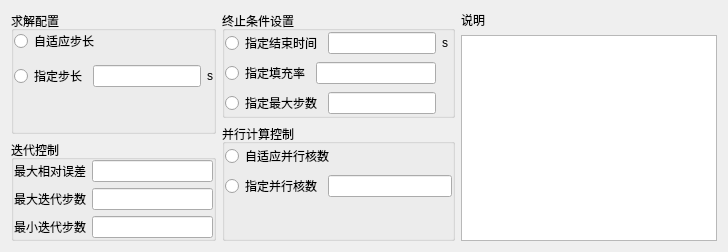
      <widget class="QWidget" name="tab_computing">
       <attribute name="title">
        <string>求解配置</string>
       </attribute>
       <layout class="QHBoxLayout" name="horizontalLayout_28">
        <item>
         <widget class="QFrame" name="frame_38">
          <property name="frameShape">
           <enum>QFrame::NoFrame</enum>
          </property>
          <property name="frameShadow">
           <enum>QFrame::Raised</enum>
          </property>
          <layout class="QVBoxLayout" name="verticalLayout_30">
           <property name="leftMargin">
            <number>0</number>
           </property>
           <property name="topMargin">
            <number>0</number>
           </property>
           <property name="rightMargin">
            <number>0</number>
           </property>
           <property name="bottomMargin">
            <number>0</number>
           </property>
           <item>
            <widget class="QGroupBox" name="groupBox_5">
             <property name="title">
              <string>求解配置</string>
             </property>
             <layout class="QVBoxLayout" name="verticalLayout_33">
              <property name="leftMargin">
               <number>0</number>
              </property>
              <property name="topMargin">
               <number>0</number>
              </property>
              <property name="rightMargin">
               <number>0</number>
              </property>
              <property name="bottomMargin">
               <number>0</number>
              </property>
              <item>
               <widget class="QFrame" name="frame_41">
                <property name="minimumSize">
                 <size>
                  <width>0</width>
                  <height>27</height>
                 </size>
                </property>
                <property name="frameShape">
                 <enum>QFrame::NoFrame</enum>
                </property>
                <property name="frameShadow">
                 <enum>QFrame::Raised</enum>
                </property>
                <widget class="QRadioButton" name="radioButton_timeStepAdaptedOn">
                 <property name="geometry">
                  <rect>
                   <x>0</x>
                   <y>0</y>
                   <width>102</width>
                   <height>20</height>
                  </rect>
                 </property>
                 <property name="text">
                  <string>自适应步长</string>
                 </property>
                </widget>
               </widget>
              </item>
              <item>
               <widget class="QFrame" name="frame_42">
                <property name="frameShape">
                 <enum>QFrame::NoFrame</enum>
                </property>
                <property name="frameShadow">
                 <enum>QFrame::Raised</enum>
                </property>
                <layout class="QHBoxLayout" name="horizontalLayout_29">
                 <property name="leftMargin">
                  <number>0</number>
                 </property>
                 <property name="topMargin">
                  <number>0</number>
                 </property>
                 <property name="rightMargin">
                  <number>0</number>
                 </property>
                 <property name="bottomMargin">
                  <number>0</number>
                 </property>
                 <item>
                  <widget class="QRadioButton" name="radioButton_timeStepFixedOn">
                   <property name="text">
                    <string>指定步长</string>
                   </property>
                  </widget>
                 </item>
                 <item>
                  <widget class="QLineEdit" name="lineEdit_timeStepFixedOn"/>
                 </item>
                 <item>
                  <widget class="QLabel" name="label_36">
                   <property name="text">
                    <string>s</string>
                   </property>
                  </widget>
                 </item>
                </layout>
               </widget>
              </item>
              <item>
               <spacer name="verticalSpacer_9">
                <property name="orientation">
                 <enum>Qt::Vertical</enum>
                </property>
                <property name="sizeHint" stdset="0">
                 <size>
                  <width>20</width>
                  <height>40</height>
                 </size>
                </property>
               </spacer>
              </item>
             </layout>
            </widget>
           </item>
           <item>
            <widget class="QGroupBox" name="groupBox_6">
             <property name="title">
              <string>迭代控制</string>
             </property>
             <layout class="QVBoxLayout" name="verticalLayout_34">
              <property name="leftMargin">
               <number>0</number>
              </property>
              <property name="topMargin">
               <number>0</number>
              </property>
              <property name="rightMargin">
               <number>0</number>
              </property>
              <property name="bottomMargin">
               <number>0</number>
              </property>
              <item>
               <widget class="QFrame" name="frame_43">
                <property name="frameShape">
                 <enum>QFrame::NoFrame</enum>
                </property>
                <property name="frameShadow">
                 <enum>QFrame::Raised</enum>
                </property>
                <layout class="QHBoxLayout" name="horizontalLayout_36">
                 <property name="leftMargin">
                  <number>0</number>
                 </property>
                 <property name="topMargin">
                  <number>0</number>
                 </property>
                 <property name="rightMargin">
                  <number>0</number>
                 </property>
                 <property name="bottomMargin">
                  <number>0</number>
                 </property>
                 <item>
                  <widget class="QLabel" name="label_37">
                   <property name="text">
                    <string>最大相对误差</string>
                   </property>
                  </widget>
                 </item>
                 <item>
                  <widget class="QLineEdit" name="lineEdit_IterationMaximumRelativeError"/>
                 </item>
                </layout>
               </widget>
              </item>
              <item>
               <widget class="QFrame" name="frame_44">
                <property name="frameShape">
                 <enum>QFrame::NoFrame</enum>
                </property>
                <property name="frameShadow">
                 <enum>QFrame::Raised</enum>
                </property>
                <layout class="QHBoxLayout" name="horizontalLayout_37">
                 <property name="leftMargin">
                  <number>0</number>
                 </property>
                 <property name="topMargin">
                  <number>0</number>
                 </property>
                 <property name="rightMargin">
                  <number>0</number>
                 </property>
                 <property name="bottomMargin">
                  <number>0</number>
                 </property>
                 <item>
                  <widget class="QLabel" name="label_38">
                   <property name="text">
                    <string>最大迭代步数</string>
                   </property>
                  </widget>
                 </item>
                 <item>
                  <widget class="QLineEdit" name="lineEdit_IterationMaximumStepCount"/>
                 </item>
                </layout>
               </widget>
              </item>
              <item>
               <widget class="QFrame" name="frame_49">
                <property name="frameShape">
                 <enum>QFrame::NoFrame</enum>
                </property>
                <property name="frameShadow">
                 <enum>QFrame::Raised</enum>
                </property>
                <layout class="QHBoxLayout" name="horizontalLayout_42">
                 <property name="leftMargin">
                  <number>0</number>
                 </property>
                 <property name="topMargin">
                  <number>0</number>
                 </property>
                 <property name="rightMargin">
                  <number>0</number>
                 </property>
                 <property name="bottomMargin">
                  <number>0</number>
                 </property>
                 <item>
                  <widget class="QLabel" name="label_42">
                   <property name="text">
                    <string>最小迭代步数</string>
                   </property>
                  </widget>
                 </item>
                 <item>
                  <widget class="QLineEdit" name="lineEdit_IterationMinimumStepCount"/>
                 </item>
                </layout>
               </widget>
              </item>
             </layout>
            </widget>
           </item>
          </layout>
         </widget>
        </item>
        <item>
         <widget class="QFrame" name="frame_39">
          <property name="frameShape">
           <enum>QFrame::NoFrame</enum>
          </property>
          <property name="frameShadow">
           <enum>QFrame::Raised</enum>
          </property>
          <layout class="QVBoxLayout" name="verticalLayout_31">
           <property name="leftMargin">
            <number>0</number>
           </property>
           <property name="topMargin">
            <number>0</number>
           </property>
           <property name="rightMargin">
            <number>0</number>
           </property>
           <property name="bottomMargin">
            <number>0</number>
           </property>
           <item>
            <widget class="QGroupBox" name="groupBox_7">
             <property name="title">
              <string>终止条件设置</string>
             </property>
             <layout class="QVBoxLayout" name="verticalLayout_35">
              <property name="leftMargin">
               <number>0</number>
              </property>
              <property name="topMargin">
               <number>0</number>
              </property>
              <property name="rightMargin">
               <number>0</number>
              </property>
              <property name="bottomMargin">
               <number>0</number>
              </property>
              <item>
               <widget class="QFrame" name="frame_45">
                <property name="frameShape">
                 <enum>QFrame::NoFrame</enum>
                </property>
                <property name="frameShadow">
                 <enum>QFrame::Raised</enum>
                </property>
                <layout class="QHBoxLayout" name="horizontalLayout_38">
                 <property name="leftMargin">
                  <number>0</number>
                 </property>
                 <property name="topMargin">
                  <number>0</number>
                 </property>
                 <property name="rightMargin">
                  <number>0</number>
                 </property>
                 <property name="bottomMargin">
                  <number>0</number>
                 </property>
                 <item>
                  <widget class="QRadioButton" name="radioButton_TerminationEndTimeOn">
                   <property name="text">
                    <string>指定结束时间</string>
                   </property>
                  </widget>
                 </item>
                 <item>
                  <widget class="QLineEdit" name="lineEdit_TerminationEndTimeOnConf"/>
                 </item>
                 <item>
                  <widget class="QLabel" name="label_39">
                   <property name="sizePolicy">
                    <sizepolicy hsizetype="Fixed" vsizetype="Preferred">
                     <horstretch>0</horstretch>
                     <verstretch>0</verstretch>
                    </sizepolicy>
                   </property>
                   <property name="minimumSize">
                    <size>
                     <width>10</width>
                     <height>0</height>
                    </size>
                   </property>
                   <property name="text">
                    <string>s</string>
                   </property>
                  </widget>
                 </item>
                </layout>
               </widget>
              </item>
              <item>
               <widget class="QFrame" name="frame_46">
                <property name="frameShape">
                 <enum>QFrame::NoFrame</enum>
                </property>
                <property name="frameShadow">
                 <enum>QFrame::Raised</enum>
                </property>
                <layout class="QHBoxLayout" name="horizontalLayout_39">
                 <property name="leftMargin">
                  <number>0</number>
                 </property>
                 <property name="topMargin">
                  <number>0</number>
                 </property>
                 <property name="rightMargin">
                  <number>0</number>
                 </property>
                 <property name="bottomMargin">
                  <number>0</number>
                 </property>
                 <item>
                  <widget class="QRadioButton" name="radioButton_TerminationFillingRateOn">
                   <property name="text">
                    <string>指定填充率</string>
                   </property>
                  </widget>
                 </item>
                 <item>
                  <widget class="QLineEdit" name="lineEdit_TerminationFillingRateOnConf"/>
                 </item>
                 <item>
                  <widget class="QLabel" name="label_40">
                   <property name="sizePolicy">
                    <sizepolicy hsizetype="Fixed" vsizetype="Preferred">
                     <horstretch>0</horstretch>
                     <verstretch>0</verstretch>
                    </sizepolicy>
                   </property>
                   <property name="minimumSize">
                    <size>
                     <width>10</width>
                     <height>0</height>
                    </size>
                   </property>
                   <property name="text">
                    <string/>
                   </property>
                  </widget>
                 </item>
                </layout>
               </widget>
              </item>
              <item>
               <widget class="QFrame" name="frame_47">
                <property name="frameShape">
                 <enum>QFrame::NoFrame</enum>
                </property>
                <property name="frameShadow">
                 <enum>QFrame::Raised</enum>
                </property>
                <layout class="QHBoxLayout" name="horizontalLayout_40">
                 <property name="leftMargin">
                  <number>0</number>
                 </property>
                 <property name="topMargin">
                  <number>0</number>
                 </property>
                 <property name="rightMargin">
                  <number>0</number>
                 </property>
                 <property name="bottomMargin">
                  <number>0</number>
                 </property>
                 <item>
                  <widget class="QRadioButton" name="radioButton_TerminationMaximumStepOn">
                   <property name="text">
                    <string>指定最大步数</string>
                   </property>
                  </widget>
                 </item>
                 <item>
                  <widget class="QLineEdit" name="lineEdit_TerminationMaximumStepOnConf"/>
                 </item>
                 <item>
                  <widget class="QLabel" name="label_41">
                   <property name="sizePolicy">
                    <sizepolicy hsizetype="Fixed" vsizetype="Preferred">
                     <horstretch>0</horstretch>
                     <verstretch>0</verstretch>
                    </sizepolicy>
                   </property>
                   <property name="minimumSize">
                    <size>
                     <width>10</width>
                     <height>0</height>
                    </size>
                   </property>
                   <property name="text">
                    <string/>
                   </property>
                  </widget>
                 </item>
                </layout>
               </widget>
              </item>
             </layout>
            </widget>
           </item>
           <item>
            <widget class="QGroupBox" name="groupBox_8">
             <property name="title">
              <string>并行计算控制</string>
             </property>
             <layout class="QVBoxLayout" name="verticalLayout_36">
              <property name="leftMargin">
               <number>0</number>
              </property>
              <property name="topMargin">
               <number>0</number>
              </property>
              <property name="rightMargin">
               <number>0</number>
              </property>
              <property name="bottomMargin">
               <number>0</number>
              </property>
              <item>
               <widget class="QRadioButton" name="radioButton_ParallelAdaptedOn">
                <property name="text">
                 <string>自适应并行核数</string>
                </property>
               </widget>
              </item>
              <item>
               <widget class="QFrame" name="frame_48">
                <property name="frameShape">
                 <enum>QFrame::NoFrame</enum>
                </property>
                <property name="frameShadow">
                 <enum>QFrame::Raised</enum>
                </property>
                <layout class="QHBoxLayout" name="horizontalLayout_41">
                 <property name="leftMargin">
                  <number>0</number>
                 </property>
                 <property name="topMargin">
                  <number>0</number>
                 </property>
                 <property name="rightMargin">
                  <number>0</number>
                 </property>
                 <property name="bottomMargin">
                  <number>0</number>
                 </property>
                 <item>
                  <widget class="QRadioButton" name="radioButton_ParallelFixedOn">
                   <property name="text">
                    <string>指定并行核数</string>
                   </property>
                  </widget>
                 </item>
                 <item>
                  <widget class="QLineEdit" name="lineEdit_ParallelFixedOnConf"/>
                 </item>
                </layout>
               </widget>
              </item>
              <item>
               <spacer name="verticalSpacer_10">
                <property name="orientation">
                 <enum>Qt::Vertical</enum>
                </property>
                <property name="sizeHint" stdset="0">
                 <size>
                  <width>20</width>
                  <height>40</height>
                 </size>
                </property>
               </spacer>
              </item>
             </layout>
            </widget>
           </item>
          </layout>
         </widget>
        </item>
        <item>
         <widget class="QFrame" name="frame_40">
          <property name="frameShape">
           <enum>QFrame::NoFrame</enum>
          </property>
          <property name="frameShadow">
           <enum>QFrame::Raised</enum>
          </property>
          <layout class="QVBoxLayout" name="verticalLayout_32">
           <property name="leftMargin">
            <number>0</number>
           </property>
           <property name="topMargin">
            <number>0</number>
           </property>
           <property name="rightMargin">
            <number>0</number>
           </property>
           <property name="bottomMargin">
            <number>0</number>
           </property>
           <item>
            <widget class="QLabel" name="label_28">
             <property name="text">
              <string>说明</string>
             </property>
            </widget>
           </item>
           <item>
            <widget class="QPlainTextEdit" name="plainTextEdit_computingIntroduction"/>
           </item>
          </layout>
         </widget>
        </item>
       </layout>
      </widget>
